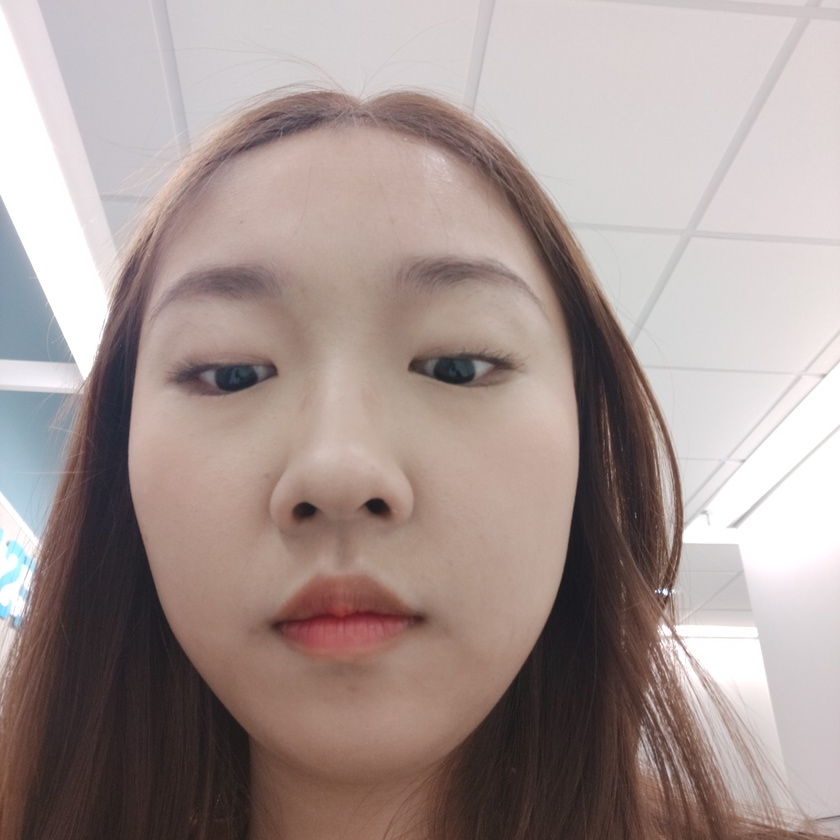
#> input picture yuechen6/wyc8.jpg, 840 x 840 px, shrunk from 4312 x 4312 before the run
$ jupyter execute --allow-errors APL.ipynb   (shell and % lines are left out)   (older library calls are emulated)
#> lines starting #> are read from the running program, lines starting #| are printed output that depends on the picture; after the words box and inside, x2 and y2 are one past the last pixel; in counts of white or black regions, pixels touching at a corner belong together
[cell 1]
import numpy as np
import cv2 as cv
import matplotlib.pyplot as plt
import scipy.signal as sg
import scipy as sp
from mpl_toolkits import mplot3d
import ellipses as el
from matplotlib.patches import Ellipse
# helper functions
# ellipse fitting function
# [110 lines left out: functions efit, cfit, debubble, not called in this run]
# parameters:
zoomout = 1.2 #
ratio = .30
ratio1 = .68
narrower = 0
pns = 140
nns = 140
win = 6 # bilateral window size in pixel
print ('modules imported')

[cell 2]
#   faces eyes detection
face_cascade = cv.CascadeClassifier('C:\\Users\\wangy\\Anaconda2\\Lib\\site-packages\\cv2\\data\\haarcascade_frontalface_default.xml')
eye_cascade = cv.CascadeClassifier('C:\\Users\\wangy\\Anaconda2\\Lib\\site-packages\\cv2\\data\\haarcascade_eye.xml')
if (eye_cascade.empty()==True or face_cascade.empty()==True):
    print ('Fail to load xml data')
imgEye = []
img = cv.imread('wyc8.jpg')
#> img is the input picture: shape (840, 840, 3); mean B, G, R 146.5, 150, 165.4
gray = cv.cvtColor(img, cv.COLOR_BGR2GRAY)
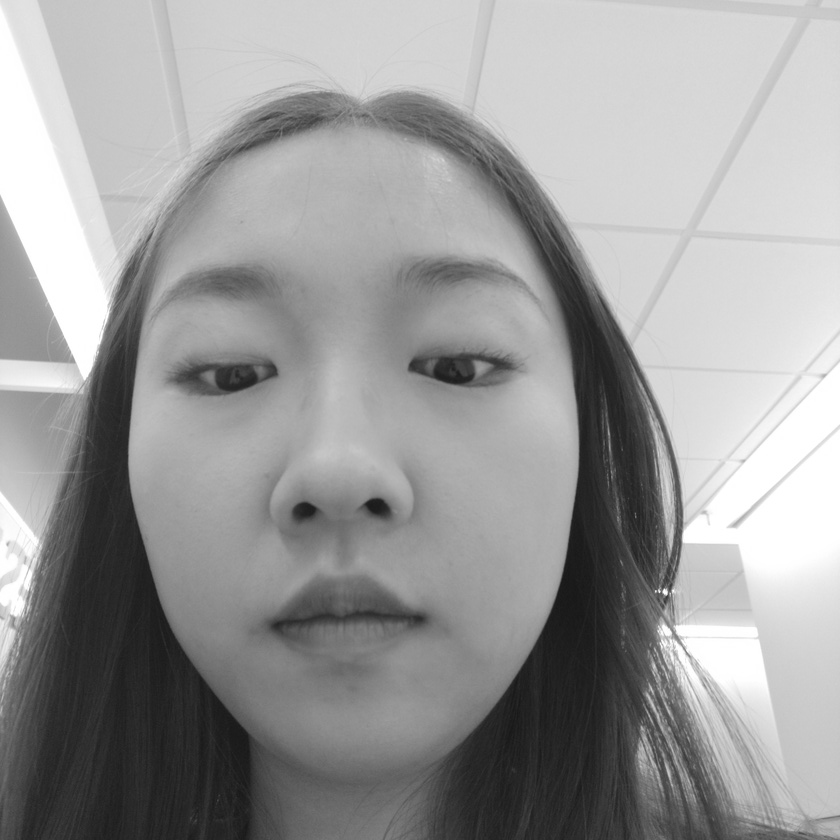
#> gray: shape (840, 840); min 23, max 255, mean 154.2
plt.imshow(gray, cmap='gray')
faces = face_cascade.detectMultiScale(gray, 1.3, 5)
#> faces = [[58, 143, 593, 593]]
if(len(faces) == 0):
    print("Face dectection failure")
for (x,y,w,h) in faces:
    cv.rectangle(img,(x,y),(x+w,y+h),(255,0,0),20)
    roi_gray = gray[y:y+h, x:x+w]
    plt.imshow(roi_gray,cmap='gray')
    roi_color = img[y:y+h, x:x+w]
    eyes = eye_cascade.detectMultiScale(roi_gray)
    for (ex,ey,ew,eh) in eyes:
        imgEye.append(cv.cvtColor(roi_color[ey+narrower:ey+(int)(ew), ex:ex+(int)(eh*zoomout)], cv.COLOR_BGR2GRAY))
        cv.rectangle(roi_color,(ex,ey),(ex+(int)(ew*1.4),ey+(int)(eh*1.4)),(0,255,0),10)
#> this loop made 1 pass
#> pass 1, `roi_gray = gray[y:y+h, x:x+w]`:
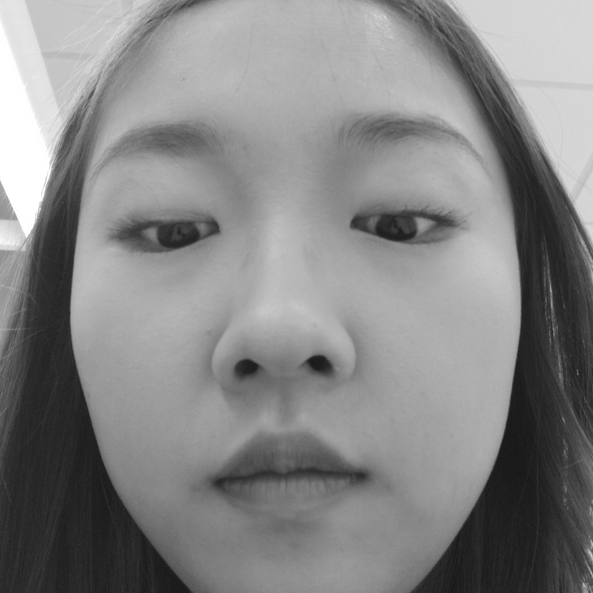
#> roi_gray: shape (593, 593); min 23, max 255, mean 133.3
#> after the loop:
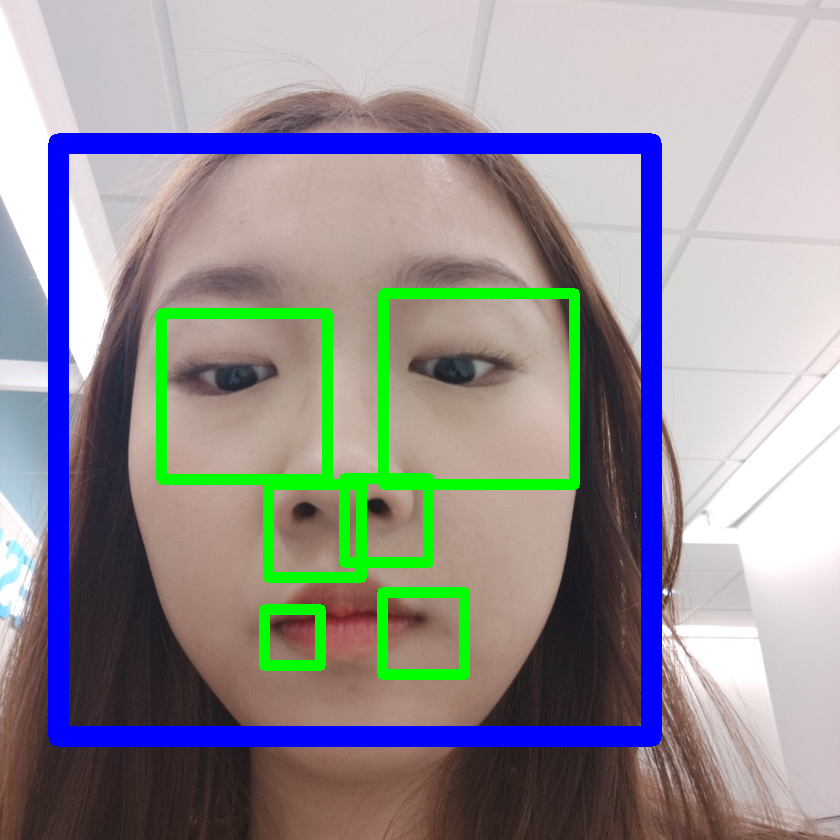
#> img: shape (840, 840, 3); 11.04% of pixels changed, all inside (x1, y1, x2, y2) = (48, 133, 662, 747)
#> after the loop:
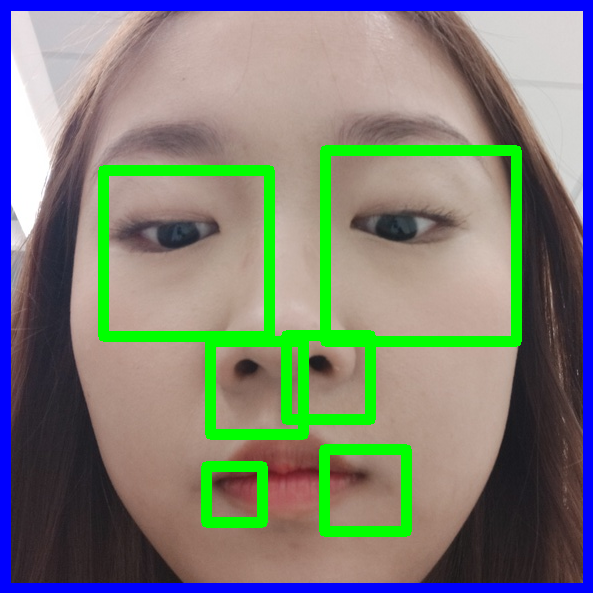
#> roi_color: shape (593, 593, 3); mean B, G, R 120.2, 128, 125.1
#> after the loop, imgEye = 6 items

plt.imshow(cv.cvtColor(img, cv.COLOR_BGR2RGB))
# plt.savefig('face20.jpg')

[cell 3]
# [6 lines of commented-out code are left out]

[cell 4]
#  export eyes' img
imgEye = [imgEye[1],imgEye[0]]# manually delete wrong pic
if(len(imgEye) == 0): print('Fail to detect eyes')
for i in range (len(imgEye)):
    fig = plt.figure()
    plt.imshow(imgEye[i], cmap='gray')
    plt.title(str(i),fontsize=30)
#> this loop made 2 passes
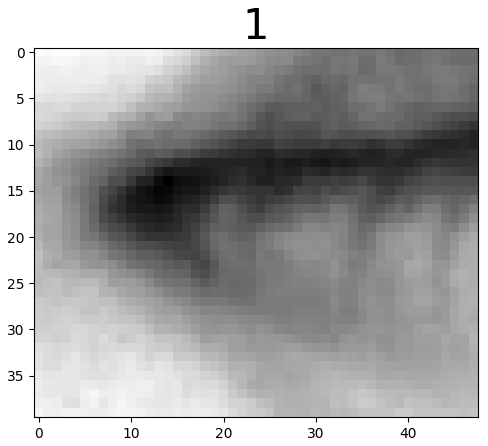
#> figure drawn by matplotlib, 1 panel

[cell 5]
#  eye corner localization
cfR = np.array([[-1,-1,-1,1,1,1],[-1,-1,-1,-1,1,1],[-1,-1,-1,-1,-1,1],[1,1,1,1,1,1]])
cfL = np.array([[1,1,1,-1,-1,-1],[1,1,-1,-1,-1,-1],[1,-1,-1,-1,-1,-1],[1,1,1,1,1,1]])
# [4 lines of commented-out code are left out]
foR = sg.convolve2d(imgEye[0][:,:(int)(imgEye[0].shape[1]*ratio)], cfR, mode='valid')
maxpR = np.array([(int) (np.argmax(foR)/foR.shape[1]), np.argmax(foR)%foR.shape[1]])
#> maxpR = [24, 15]
foL = sg.convolve2d(imgEye[1][:,-(int)(imgEye[1].shape[1]*ratio):], cfL, mode='valid')
plt.figure()
plt.imshow(foL,cmap='gray')
maxpL = np.array([(int) (np.argmax(foL)/foL.shape[1]), np.argmax(foL)%foL.shape[1]])
#> maxpL = [9, 0]
maxpL[1] = maxpL[1] + (int)(imgEye[1].shape[1]*(1-ratio))

fig, ax = plt.subplots(1)
ax.imshow(imgEye[0],cmap='gray')
ax.add_patch(plt.Circle((maxpR[1], maxpR[0]), radius=2, color='red'))

fig, ax = plt.subplots(1)
ax.imshow(imgEye[1],cmap='gray')
ax.add_patch(plt.Circle((maxpL[1], maxpL[0]), radius=5, color='red'))
# plt.figure()
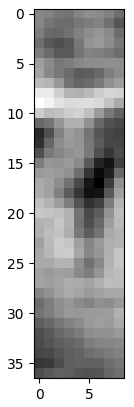
#> figure drawn by matplotlib, 1 panel
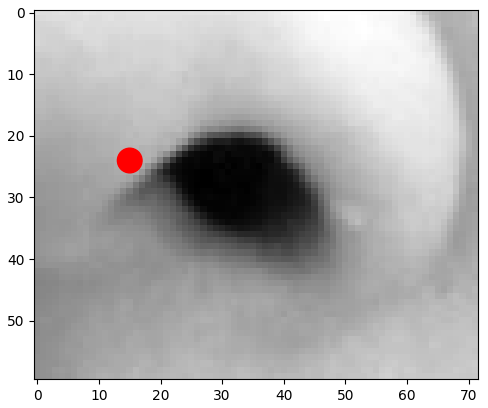
#> figure drawn by matplotlib, 1 panel
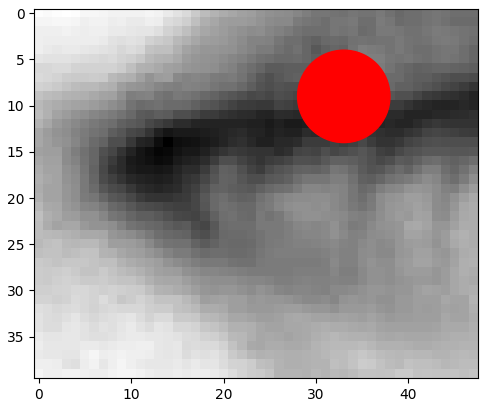
#> figure drawn by matplotlib, 1 panel

[cell 6]
gradx = cv.Sobel(imgEye[0],cv.CV_64F,1,0,ksize=5)
gradx_ = gradx.copy()

gradx = gradx[:,(int)(imgEye[0].shape[1]*ratio):]
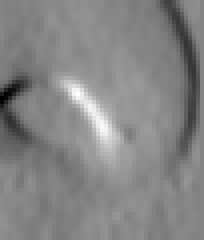
#> gradx: shape (60, 51) float64 (shown 4 times larger); min -2400, max 2247, mean 21.5; drawn with min black and max white
plt.figure()
plt.imshow(gradx,cmap='gray')
row, col = gradx.shape[0], gradx.shape[1]
#> row = 60; col = 51
fig, ax = plt.subplots(1)
ax.imshow((gradx_),cmap='gray')
plt.title('gardx')

ranks = np.argsort(gradx.flatten())
#> ranks = 3060 values, max 3059 at index 1294, min 0 at index 1072, mean 1529.5
cargpR = (ranks[-pns:] % col).astype('int')
#> cargpR = 140 values, max 30 at index 10, min 15 at index 33, mean 23.4
rargpR = (ranks[-pns:] / col).astype('int')
#> rargpR = 140 values, max 40 at index 12, min 19 at index 3, mean 29.16
cargpR += (int) ((imgEye[0].shape[1])*ratio)
#> cargpR = 140 values, max 51 at index 10, min 36 at index 33, mean 44.4
for i in range(pns):
    ax.add_patch(plt.Circle((cargpR[i], rargpR[i]), radius=1, color='red'))
cargnR = (ranks[0:nns] % col).astype('int')
#> cargnR = 140 values, max 49 at index 132, min 0 at index 0, mean 27.47
rargnR = (ranks[0:nns] / col).astype('int')
#> rargnR = 140 values, max 34 at index 113, min 0 at index 75, mean 20.19
cargnR += (int)((imgEye[0].shape[1])*ratio)
#> cargnR = 140 values, max 70 at index 132, min 21 at index 0, mean 48.47
for i in range(nns):
    ax.add_patch(plt.Circle((cargnR[i], rargnR[i]), radius=1, color='blue'))

# lefteye
gradx = cv.Sobel(imgEye[1],cv.CV_64F,1,0,ksize=5)
#> gradx: shape (40, 48) float64
gradx_ = gradx.copy()

gradx = gradx[:,:(int)(imgEye[1].shape[1]*(1-ratio))]
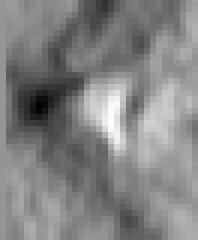
#> gradx: shape (40, 33) float64 (shown 6 times larger); min -962, max 683, mean -117.1; drawn with min black and max white
plt.figure()
plt.imshow(gradx,cmap='gray')
row, col = gradx.shape[0], gradx.shape[1]
#> row = 40; col = 33
fig, ax = plt.subplots(1)
ax.imshow((gradx_),cmap='gray')
plt.title('gradx')
print(gradx)
#> (printed output is left out)

ranks = np.argsort(gradx.flatten())
#> ranks = 1320 values, max 1319 at index 1168, min 0 at index 932, mean 659.5
cargpL = (ranks[-pns:] % col).astype('int')
#> cargpL = 140 values, max 32 at index 13, min 5 at index 1, mean 22.63
rargpL = (ranks[-pns:] / col).astype('int')
#> rargpL = 140 values, max 38 at index 0, min 4 at index 31, mean 19.81
#> (the rest of this cell did not finish here and is left out)

$ run again, with yuechen6/wyc2.jpg copied over yuechen6/wyc8.jpg
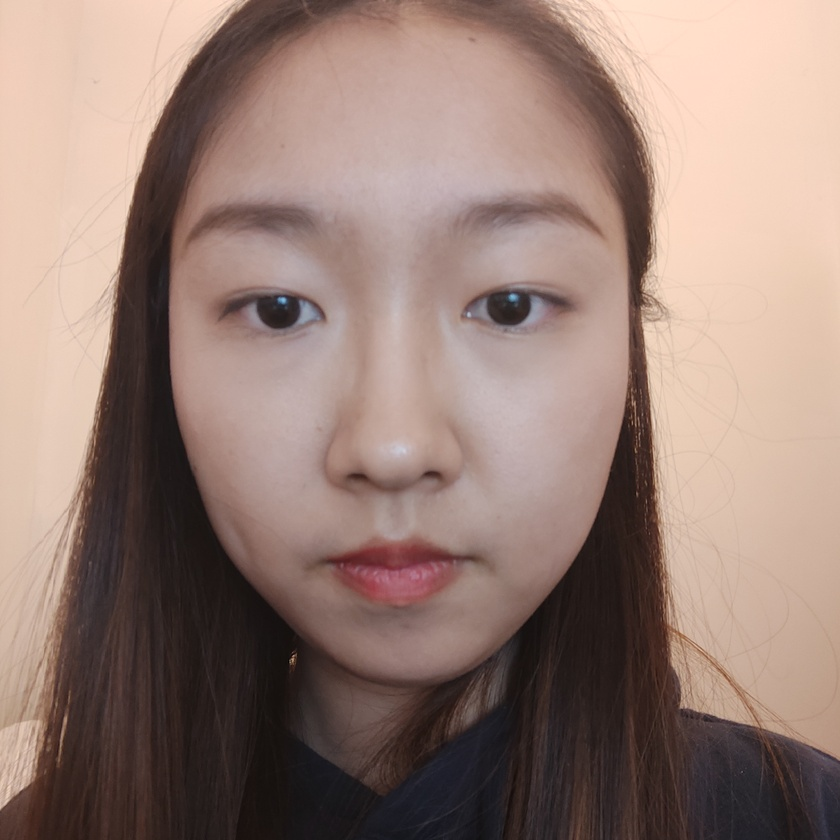
#> input picture yuechen6/wyc2.jpg, 840 x 840 px, shrunk from 4352 x 4352 before the run
#> img is the input picture: shape (840, 840, 3); mean B, G, R 117, 126.3, 150.5
#> faces = [[92, 69, 604, 604]]
#> the loop `for (x,y,w,h) in faces:` made 1 pass
#> after the loop `for (x,y,w,h) in faces:`:
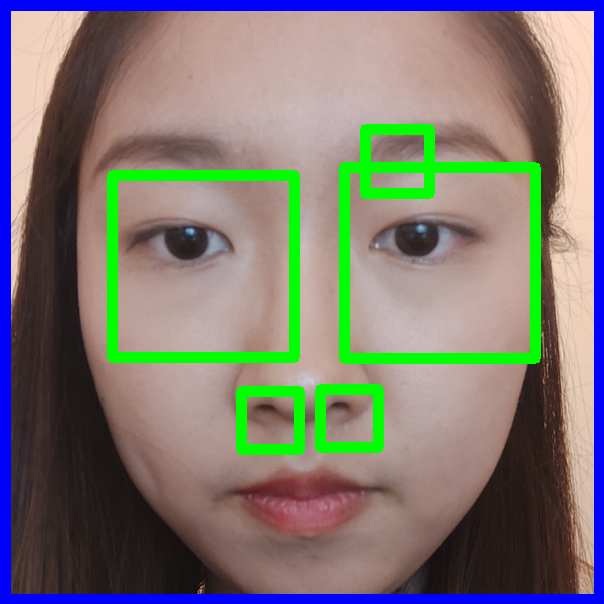
#> roi_color: shape (604, 604, 3); mean B, G, R 115.3, 120.3, 124.9
#> after the loop `for (x,y,w,h) in faces:`: imgEye = 5 items
#> the loop `for i in range (len(imgEye)):` made 2 passes
#> maxpR = [13, 9]
#> maxpL = [16, 0]
#> `ranks = np.argsort(gradx.flatten())`: ranks = 1470 values, max 1469 at index 402, min 0 at index 272, mean 734.5
#> `cargpR = (ranks[-pns:] % col).astype('int')`: cargpR = 140 values, max 33 at index 15, min 8 at index 21, mean 19.93
#> rargpR = 140 values, max 39 at index 4, min 12 at index 0, mean 21.7
#> `cargpR += (int) ((imgEye[0].shape[1])*ratio)`: cargpR = 140 values, max 48 at index 15, min 23 at index 21, mean 34.93
#> `cargnR = (ranks[0:nns] % col).astype('int')`: cargnR = 140 values, max 33 at index 55, min 0 at index 0, mean 11.99
#> rargnR = 140 values, max 39 at index 114, min 0 at index 54, mean 20.58
#> `cargnR += (int)((imgEye[0].shape[1])*ratio)`: cargnR = 140 values, max 48 at index 55, min 15 at index 0, mean 26.99
#> `gradx = gradx[:,:(int)(imgEye[1].shape[1]*(1-ratio))]`:
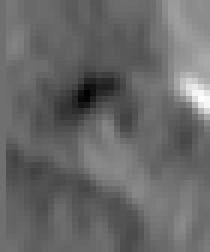
#> gradx: shape (42, 35) float64 (shown 6 times larger); min -1105, max 1431, mean -65.3; drawn with min black and max white
#> (printed output is left out)
#> `ranks = np.argsort(gradx.flatten())`: ranks = 1470 values, max 1469 at index 1240, min 0 at index 1044, mean 734.5
#> cargpL = 140 values, max 34 at index 1, min 15 at index 3, mean 30.11
#> rargpL = 140 values, max 38 at index 7, min 0 at index 23, mean 10.43

$ run again, with yuechen6/wyc3.jpg copied over yuechen6/wyc8.jpg
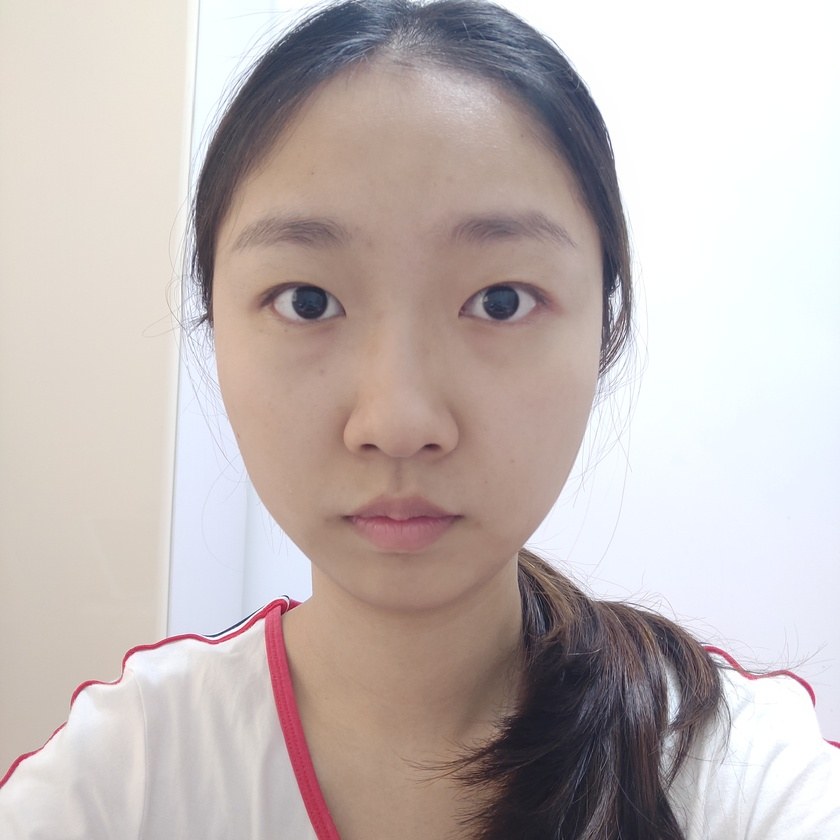
#> input picture yuechen6/wyc3.jpg, 840 x 840 px, shrunk from 4352 x 4352 before the run
#> img is the input picture: shape (840, 840, 3); mean B, G, R 182.1, 184.2, 194.7
#> faces = [[147, 94, 507, 507]]
#> the loop `for (x,y,w,h) in faces:` made 1 pass
#> after the loop `for (x,y,w,h) in faces:`: imgEye = 3 items
#> the loop `for i in range (len(imgEye)):` made 2 passes
#> maxpR = [14, 6]
#> maxpL = [57, 7]
#> `ranks = np.argsort(gradx.flatten())`: ranks = 1880 values, max 1879 at index 1010, min 0 at index 305, mean 939.5
#> `cargpR = (ranks[-pns:] % col).astype('int')`: cargpR = 140 values, max 38 at index 5, min 0 at index 56, mean 20.16
#> rargpR = 140 values, max 41 at index 0, min 4 at index 14, mean 23.27
#> `cargpR += (int) ((imgEye[0].shape[1])*ratio)`: cargpR = 140 values, max 54 at index 5, min 16 at index 56, mean 36.16
#> `cargnR = (ranks[0:nns] % col).astype('int')`: cargnR = 140 values, max 35 at index 139, min 0 at index 0, mean 11.9
#> rargnR = 140 values, max 36 at index 108, min 6 at index 139, mean 18.46
#> `cargnR += (int)((imgEye[0].shape[1])*ratio)`: cargnR = 140 values, max 51 at index 139, min 16 at index 0, mean 27.9
#> `gradx = gradx[:,:(int)(imgEye[1].shape[1]*(1-ratio))]`:
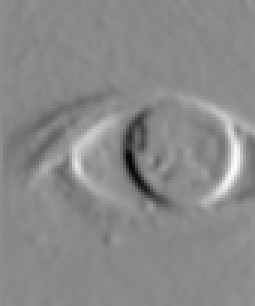
#> gradx: shape (102, 85) float64 (shown 3 times larger); min -4216, max 3461, mean -57.7; drawn with min black and max white
#> (printed output is left out)
#> `ranks = np.argsort(gradx.flatten())`: ranks = 8670 values, max 8669 at index 7742, min 0 at index 6134, mean 4334.5
#> cargpL = 140 values, max 80 at index 1, min 24 at index 4, mean 58.7
#> rargpL = 140 values, max 65 at index 45, min 37 at index 2, mean 51.69
